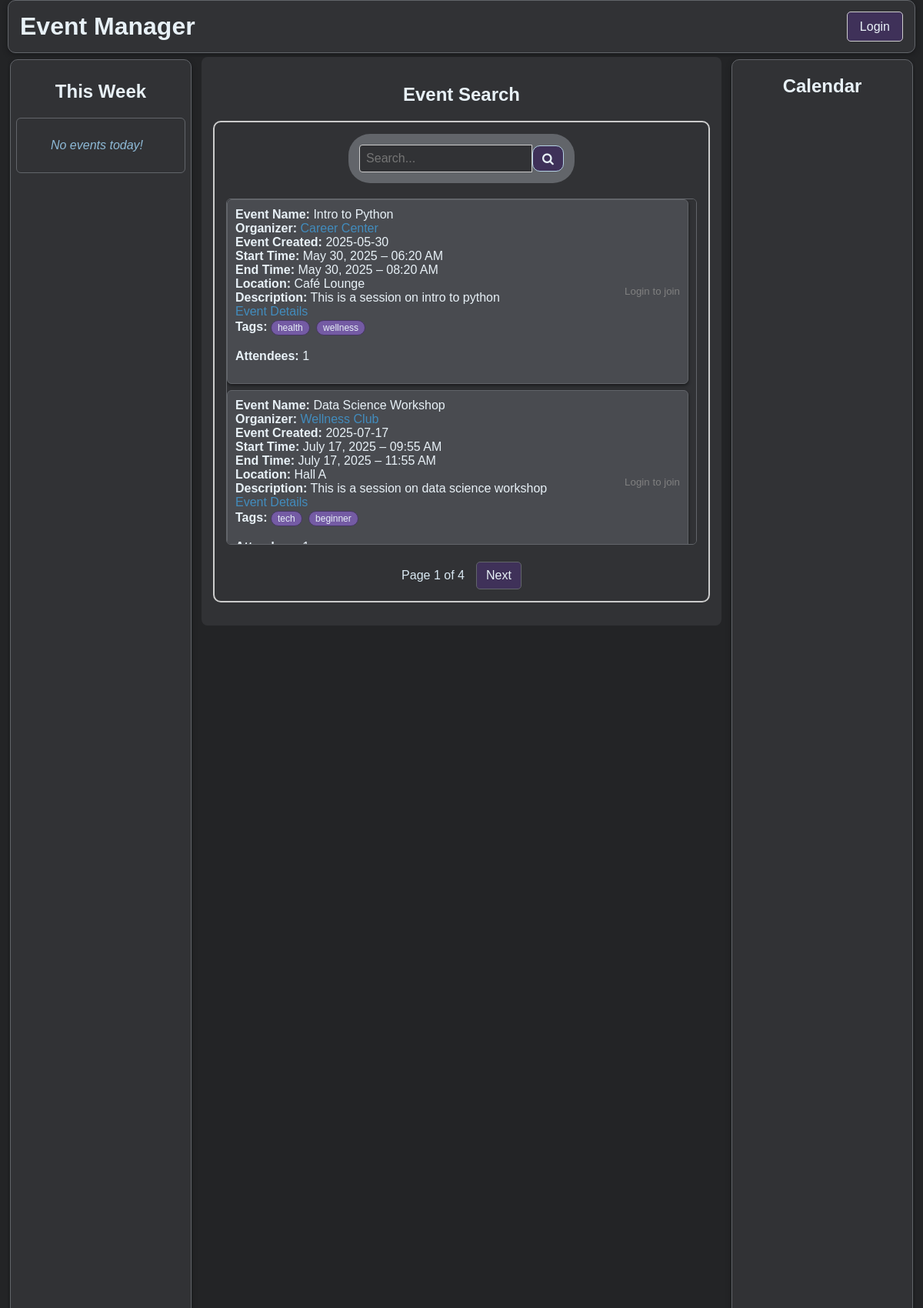
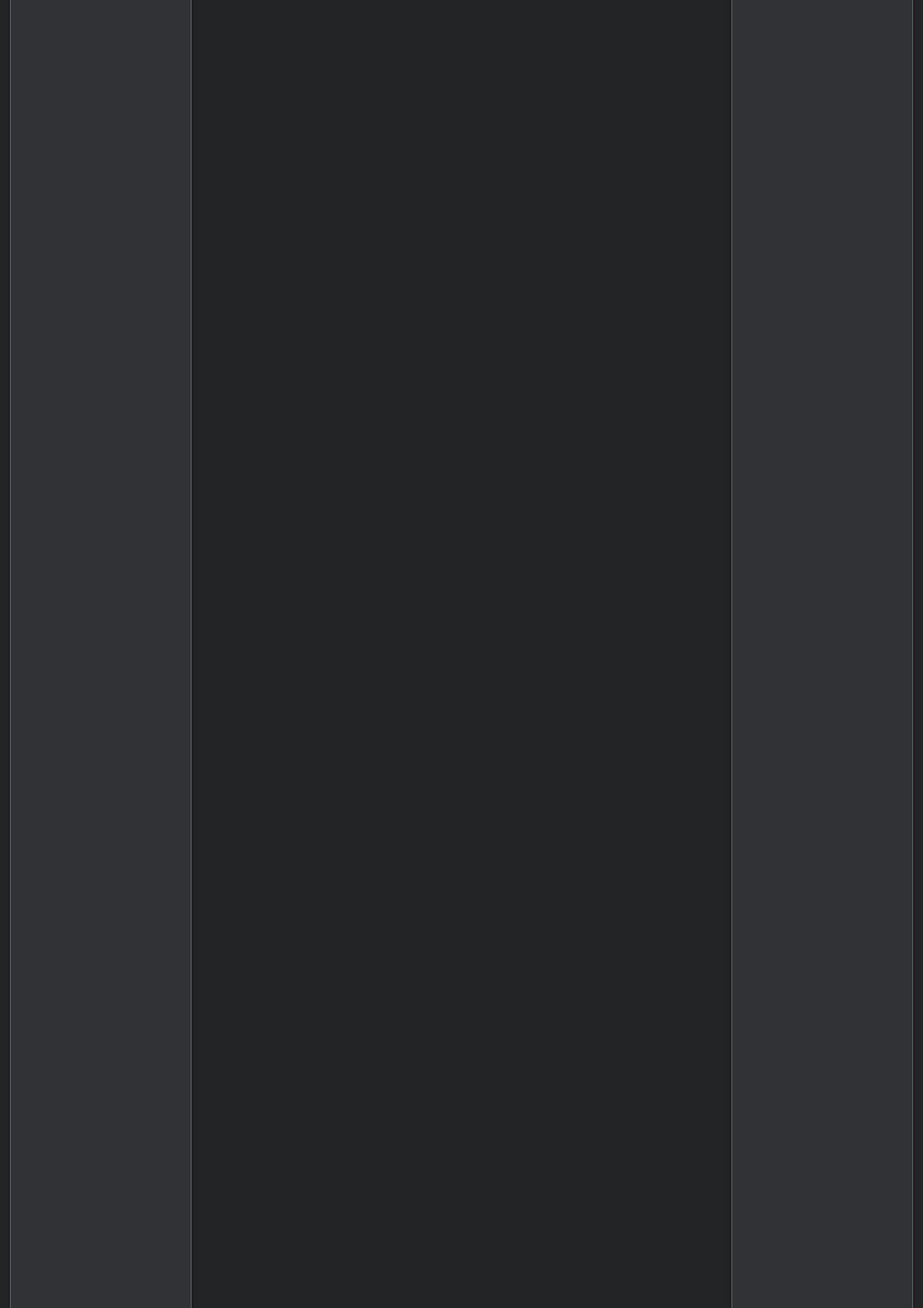
The page / (upper part) on the database its author committed (2 pictures, top to bottom).
### src/event_model.py (models this page shows, shortened)
class Events(Base):
    __tablename__ = "events"
    uid: Mapped[int] = mapped_column(Integer, primary_key=True, index=True)
    owner_uid: Mapped[int] = mapped_column(Integer, index=True)
    title: Mapped[str] = mapped_column(String, nullable=False)
    date: Mapped[DateTime] = mapped_column(DateTime, nullable=True)
    start_time: Mapped[DateTime] = mapped_column(DateTime, nullable=False)
    end_time: Mapped[DateTime] = mapped_column(DateTime, nullable=True)
    location: Mapped[str] = mapped_column(String, nullable=True)
    event_type: Mapped[str] = mapped_column(String, nullable=True)
    organizer: Mapped[str] = mapped_column(String, nullable=True, default="Unknown")
    tags: Mapped[str] = mapped_column(String, nullable=True, default="")
    image_urls: Mapped[str] = mapped_column(String, nullable=True, default="")
    description: Mapped[str] = mapped_column(String, nullable=True)
    archived: Mapped[bool] = mapped_column(default=False)
    attendees: Mapped[list["User"]] = relationship(
        "User",
        secondary=event_signups,
        back_populates="events"
    )

### main.py (the view, shortened to what this page needs)
@app.get("/", response_class=HTMLResponse)
def main(
    request: Request,
    db_event: Session = Depends(get_event_session),
    current_user: Optional[UserBase] = Depends(get_current_user),
    page: int = 1,
    per_page: int = 20
):
    from datetime import timedelta
    today = date.today()
    start_of_week = today - timedelta(days=today.weekday())
    end_of_week = start_of_week + timedelta(days=6)
    events_this_week = []
    joined_event_ids = set()
    query = db_event.query(EventBase).filter(EventBase.archived == False)
    all_events = query.offset((page - 1) * per_page).limit(per_page).all()
    attendee_counts = {event.uid: len(event.attendees) for event in all_events}
    event_titles = {event.uid: (event.title) for event in all_events}
    total_events = query.count()
    total_pages = (total_events + per_page - 1) // per_page
    return templates.TemplateResponse('home.html', {
        'request': request,
        'username': current_user.username if current_user else None,
        'events_today': events_this_week,
        'all_events': all_events,
        'page': page,
        'total_pages': total_pages,
        'joined_event_ids': joined_event_ids,
        'attendee_counts': attendee_counts,
        'event_title': event_titles
    })

### db/session.py (called while the page is built)
def get_user_session():
    db = SessionLocal_usr()
    try:
        yield db
    finally:
        db.close()

def get_event_session():
    db = SessionLocal_usr()
    try:
        yield db
    finally:
        db.close()

### main.py (called while the page is built, shortened)
def get_current_user(request: Request, db: Session = Depends(get_user_session)):
    token = request.cookies.get("access_token")
    if not token:
        return None

### templates/home.html (shortened to what this page needs)
<!DOCTYPE html>
<html data-theme="dark">
<head>
  <link rel="stylesheet" href="/static/styles.css">
  <link rel="stylesheet" href="https://cdnjs.cloudflare.com/ajax/libs/font-awesome/4.7.0/css/font-awesome.min.css">
  <link href="https://cdn.jsdelivr.net/npm/fullcalendar@6.1.8/index.global.min.css" rel="stylesheet" />
</head>
<body>
  <div class="page-container">
    <div class="header">
      <div class="header-left">
        <h1>Event Manager</h1>
      </div>
      <div class="header-right">
        {% if username %}
          <a href="/profile/home" class="login-btn">Profile</a>
        {% else %}
          <a href="/login" class="login-btn">Login</a>
        {% endif %}
      </div>
    </div>
    <div class="content">
      <div class="left">
        <h2 style="text-align:center;">This Week</h2>
        <div class="menu scrollable-event-list">
          {% if not events_today %}
            <p style="padding: 10px; font-style: italic; color: var(--text-300);">No events today!</p>
          {% endif %}
        </div>
      </div>
      <div class="main">
        <div class="search-section">
          <h2 style="text-align:center;">Event Search</h2>
          <div class="search-box">
            <div class="search-centered">
              <div class="search">
                <form action="/search">
                  <input type="search" placeholder="Search..." name="search">
                  <button type="submit"><i class="fa fa-search"></i></button>
                </form>
              </div>
            </div>
            <div class="search-centered">
              <div class="scrollable-event-list-home">
                {% if all_events %}
                  {% for event in all_events %}
                    <div class="event-card">
                      <div class="event-inner">
                        <div class="event-details">
                          <span><b>Event Name:</b> {{ event_title[event.uid] }}</span><br>
                          <b>Organizer:</b>
                          <a href="#" class="organizer-link" data-organizer-id="{{ event.owner_uid }}">{{ event.organizer }}</a><br>
                          <span><b>Event Created:</b> {{ event.date.strftime('%Y-%m-%d') }}</span><br>
                          <span><b>Start Time:</b> {{ event.start_time.strftime('%B %d, %Y – %I:%M %p') }}</span><br>
                          <span><b>End Time:</b> {{ event.end_time.strftime('%B %d, %Y – %I:%M %p') }}</span><br>
                          <span><b>Location:</b> {{ event.location }}</span><br>
                          <span><b>Description:</b> {{ event.description }}</span><br>
                          <a href="#" class="event-details-link" data-event-id="{{ event.uid }}">Event Details</a>
                          <div><b>Tags:</b>
                            {% if event.tags %}
                              {% for tag in event.tags.split(',') %}
                                <span class="tag">{{ tag.strip() }}</span>
                              {% endfor %}
                            {% else %}
                              <em>No tags</em>
                            {% endif %}
                          </div>
                          <p><b>Attendees:</b> {{ attendee_counts[event.uid] }}</p>
                        </div>
                        <div class="scroll-join-button">
                          {% if username %}
                          {% set is_joined = event.uid in joined_event_ids %}
                          <button
                            class="join-btn"
                            onclick="toggleJoin({{ event.uid }}, this)"
                            data-joined="{{ 'true' if is_joined else 'false' }}"
                          >
                            {{ 'Joined!' if is_joined else 'Join' }}
                          </button>
                          {% else %}
                            <small style="color: gray;">Login to join</small>
                          {% endif %}
                        </div>
                      </div>
                    </div>
                  {% endfor %}
                {% else %}
                  <p style="color: var(--text-300); font-style: italic;">No events available.</p>
                {% endif %}
              </div>
            </div>
            <div class="pagination">
              <span>Page {{ page }} of {{ total_pages }}</span>
              {% if page < total_pages %}
                <a href="/?page={{ page + 1 }}">Next</a>
              {% endif %}
            </div>
          </div>
        </div>
      </div>
      <div class="right">
        <h2 style="margin-bottom: 10px;">Calendar</h2>
      </div>
    </div>
  </div>
</body>
</html>

### rows shown on the page
Events: title "Intro to Python", organizer "Career Center", date "2025-05-30", start_time "May 30, 2025 – 06:20 AM", end_time "May 30, 2025 – 08:20 AM", location "Café Lounge", description "This is a session on intro to python", strip "health" "wellness", uid "1"
Events: title "Data Science Workshop", organizer "Wellness Club", date "2025-07-17", start_time "July 17, 2025 – 09:55 AM", end_time "July 17, 2025 – 11:55 AM", location "Hall A", description "This is a session on data science workshop", strip "tech" "beginner"

### other values the page prints
{{ page }} "1"
{{ total_pages }} "4"
